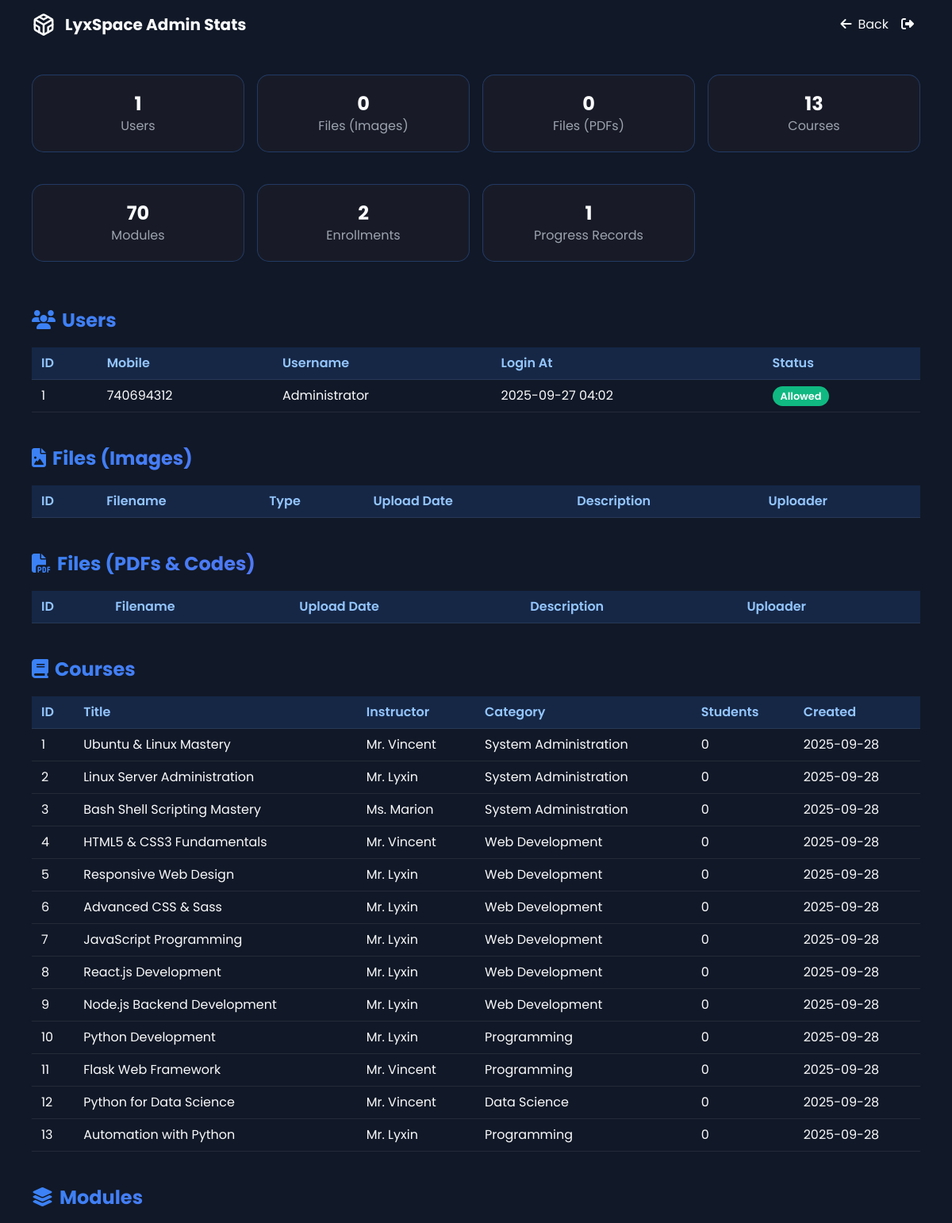
Page /admin/stats (signed in, upper part) on the committed database.
### app.py (models this page shows)
class User(db.Model, UserMixin):
    id = db.Column(db.Integer, primary_key=True)
    mobile = db.Column(db.Integer, unique=True, nullable=True)
    username = db.Column(db.String(255), nullable=True)
    login_at = db.Column(db.DateTime, default=nairobi_time)
    allowed = db.Column(db.String(255), default="no", nullable=True)
    @property
    def is_allowed(self):
        return self.allowed.lower() == "yes"

class Course(db.Model):
    id = db.Column(db.Integer, primary_key=True)
    title = db.Column(db.String(255), nullable=False)
    description = db.Column(db.Text, nullable=False)
    long_description = db.Column(db.Text)
    icon = db.Column(db.String(50))
    level = db.Column(db.String(100))
    duration = db.Column(db.String(100))
    lessons = db.Column(db.Integer)
    projects = db.Column(db.Integer)
    category = db.Column(db.String(100))
    color = db.Column(db.String(100))
    instructor = db.Column(db.String(255))
    rating = db.Column(db.Float, default=0.0)
    students = db.Column(db.Integer, default=0)
    price = db.Column(db.Float, default=0.0)
    resources = db.Column(db.Integer, default=0)
    quizzes = db.Column(db.Integer, default=0)
    is_active = db.Column(db.Boolean, default=True)
    created_at = db.Column(db.DateTime, default=nairobi_time)

### app.py (the view)
@app.route("/admin/stats")
@login_required
@admin_required
def admin_stats():
    users = User.query.all()
    files = FileStore.query.filter_by(file_type="image").all()
    filestores = FileStore.query.filter(FileStore.file_type != "image").all()
    courses = Course.query.all()
    modules = CourseModule.query.all()
    enrollments = Enrollment.query.all()
    progresses = UserProgress.query.all()
    return render_template(
        "admin_stats.html",
        users=users,
        files=files,
        filestores=filestores,
        courses=courses,
        modules=modules,
        enrollments=enrollments,
        progresses=progresses
    )

### app.py (called while the page is built)
def admin_required(f):
    @wraps(f)
    def decorated_function(*args, **kwargs):
        if not current_user.is_authenticated or current_user.id != 1:
            flash("Admin access required.", "error")
            return redirect(url_for('login'))
        return f(*args, **kwargs)
    return decorated_function

@login_manager.user_loader
def load_user(user_id):
    try:
        return User.query.get(int(user_id))
    except OperationalError as e:
        print("Database connection lost", e)
        return None

@app.before_request
def make_session_permanent():
    session.permanent = True
    app.permanent_session_lifetime = timedelta(hours=732)

### templates/admin_stats.html (shortened to what this page needs)
<!DOCTYPE html>
<html lang="en">
<head>
    <script src="https://cdn.tailwindcss.com"></script>
    <link rel="stylesheet" href="https://cdnjs.cloudflare.com/ajax/libs/font-awesome/6.4.0/css/all.min.css">
</head>
<body>
    <nav class="glass-morph sticky top-0 z-50">
        <div class="max-w-6xl mx-auto px-4 py-4 flex justify-between items-center">
            <div class="flex items-center space-x-3">
                <div class="logo-container">
                </div>
                <span class="text-xl font-bold gradient-text">LyxSpace Admin Stats</span>
            </div>
            <div class="flex items-center space-x-4">
                <a href="{{ url_for('admin_panel') }}" class="btn"><i class="fas fa-arrow-left mr-2"></i>Back</a>
                <a href="{{ url_for('logout') }}" class="btn btn-danger"><i class="fas fa-sign-out-alt mr-2"></i></a>
            </div>
        </div>
    </nav>
    <main class="max-w-6xl mx-auto px-4 py-8">
        <div class="grid grid-cols-2 md:grid-cols-4 gap-4 mb-8">
            <div class="stats-card"><div class="text-2xl font-bold">{{ users|length }}</div><div class="text-gray-400">Users</div></div>
            <div class="stats-card"><div class="text-2xl font-bold">{{ files|length }}</div><div class="text-gray-400">Files (Images)</div></div>
            <div class="stats-card"><div class="text-2xl font-bold">{{ filestores|length }}</div><div class="text-gray-400">Files (PDFs)</div></div>
            <div class="stats-card"><div class="text-2xl font-bold">{{ courses|length }}</div><div class="text-gray-400">Courses</div></div>
            <div class="stats-card"><div class="text-2xl font-bold">{{ modules|length }}</div><div class="text-gray-400">Modules</div></div>
            <div class="stats-card"><div class="text-2xl font-bold">{{ enrollments|length }}</div><div class="text-gray-400">Enrollments</div></div>
            <div class="stats-card"><div class="text-2xl font-bold">{{ progresses|length }}</div><div class="text-gray-400">Progress Records</div></div>
        </div>
        <div class="section">
            <h2><i class="fas fa-users mr-2"></i>Users</h2>
            <table><thead><tr><th>ID</th><th>Mobile</th><th>Username</th><th>Login At</th><th>Status</th></tr></thead><tbody>
                {% for u in users %}
                <tr><td>{{ u.id }}</td><td>{{ u.mobile }}</td><td>{{ u.username or 'N/A' }}</td><td>{{ u.login_at.strftime('%Y-%m-%d %H:%M') }}</td><td>{% if u.is_allowed %}<span class="badge" style="background:#10B981;color:#fff">Allowed</span>{% else %}<span class="badge" style="background:#F59E0B;color:#fff">Pending</span>{% endif %}</td></tr>
                {% endfor %}
            </tbody></table>
        </div>
        <div class="section">
            <h2><i class="fas fa-file-image mr-2"></i>Files (Images)</h2>
            <table><thead><tr><th>ID</th><th>Filename</th><th>Type</th><th>Upload Date</th><th>Description</th><th>Uploader</th></tr></thead></table>
        </div>
        <div class="section">
            <h2><i class="fas fa-file-pdf mr-2"></i>Files (PDFs & Codes)</h2>
            <table><thead><tr><th>ID</th><th>Filename</th><th>Upload Date</th><th>Description</th><th>Uploader</th></tr></thead></table>
        </div>
        <div class="section">
            <h2><i class="fas fa-book mr-2"></i>Courses</h2>
            <table><thead><tr><th>ID</th><th>Title</th><th>Instructor</th><th>Category</th><th>Students</th><th>Created</th></tr></thead><tbody>
                {% for c in courses %}
                <tr><td>{{ c.id }}</td><td>{{ c.title }}</td><td>{{ c.instructor }}</td><td>{{ c.category }}</td><td>{{ c.students }}</td><td>{{ c.created_at.strftime('%Y-%m-%d') }}</td></tr>
                {% endfor %}
            </tbody></table>
        </div>
        <div class="section">
            <h2><i class="fas fa-layer-group mr-2"></i>Modules</h2>
        </div>
    </main>
</body>
</html>

### templates/admin_stats.html (style rules this page uses)
body { font-family: 'Poppins', sans-serif; background: #111827; color: #F9FAFB; }
.section { margin-bottom: 2.5rem; }
.section h2 { font-size: 1.5rem; font-weight: 700; margin-bottom: 1rem; background: linear-gradient(90deg,#3B82F6,#8B5CF6); -webkit-background-clip: text; background-clip: text; -webkit-text-fill-color: transparent; color: transparent; }
table { width: 100%; border-collapse: collapse; margin-bottom: 1rem; }
th, td { padding: 8px 12px; border-bottom: 1px solid rgba(255,255,255,0.08); text-align: left; }
th { background: rgba(59,130,246,0.15); color: #93C5FD; font-weight: 600; }
.badge { padding: 4px 10px; border-radius: 20px; font-size: 0.8rem; font-weight: 600; }
.stats-card { background: rgba(30,30,40,0.6); border-radius: 15px; padding: 20px; text-align: center; border: 1px solid rgba(59,130,246,0.3); margin-bottom: 1.5rem; }

### rows in the picture
User: id "1", mobile "740694312", username "Administrator", login_at "2025-09-27 04:02", allowed "Allowed"
Course: id "1", title "Ubuntu & Linux Mastery", instructor "Mr. Vincent", category "System Administration", students "0", created_at "2025-09-28"
Course: id "2", title "Linux Server Administration", instructor "Mr. Lyxin", category "System Administration", students "0", created_at "2025-09-28"
Course: id "3", title "Bash Shell Scripting Mastery", instructor "Ms. Marion", category "System Administration", students "0", created_at "2025-09-28"
Course: id "4", title "HTML5 & CSS3 Fundamentals", instructor "Mr. Vincent", category "Web Development", students "0", created_at "2025-09-28"
Course: id "5", title "Responsive Web Design", instructor "Mr. Lyxin", category "Web Development", students "0", created_at "2025-09-28"
Course: id "6", title "Advanced CSS & Sass", instructor "Mr. Lyxin", category "Web Development", students "0", created_at "2025-09-28"
Course: id "7", title "JavaScript Programming", instructor "Mr. Lyxin", category "Web Development", students "0", created_at "2025-09-28"
Course: id "8", title "React.js Development", instructor "Mr. Lyxin", category "Web Development", students "0", created_at "2025-09-28"
Course: id "9", title "Node.js Backend Development", instructor "Mr. Lyxin", category "Web Development", students "0", created_at "2025-09-28"
Course: id "10", title "Python Development", instructor "Mr. Lyxin", category "Programming", students "0", created_at "2025-09-28"
Course: id "11", title "Flask Web Framework", instructor "Mr. Vincent", category "Programming", students "0", created_at "2025-09-28"
Course: id "12", title "Python for Data Science", instructor "Mr. Vincent", category "Data Science", students "0", created_at "2025-09-28"
Course: id "13", title "Automation with Python", instructor "Mr. Lyxin", category "Programming", students "0", created_at "2025-09-28"

### other values in the picture
{{ users|length }} "1"
{{ files|length }} "0"
{{ filestores|length }} "0"
{{ courses|length }} "13"
{{ modules|length }} "70"
{{ enrollments|length }} "2"
{{ progresses|length }} "1"
